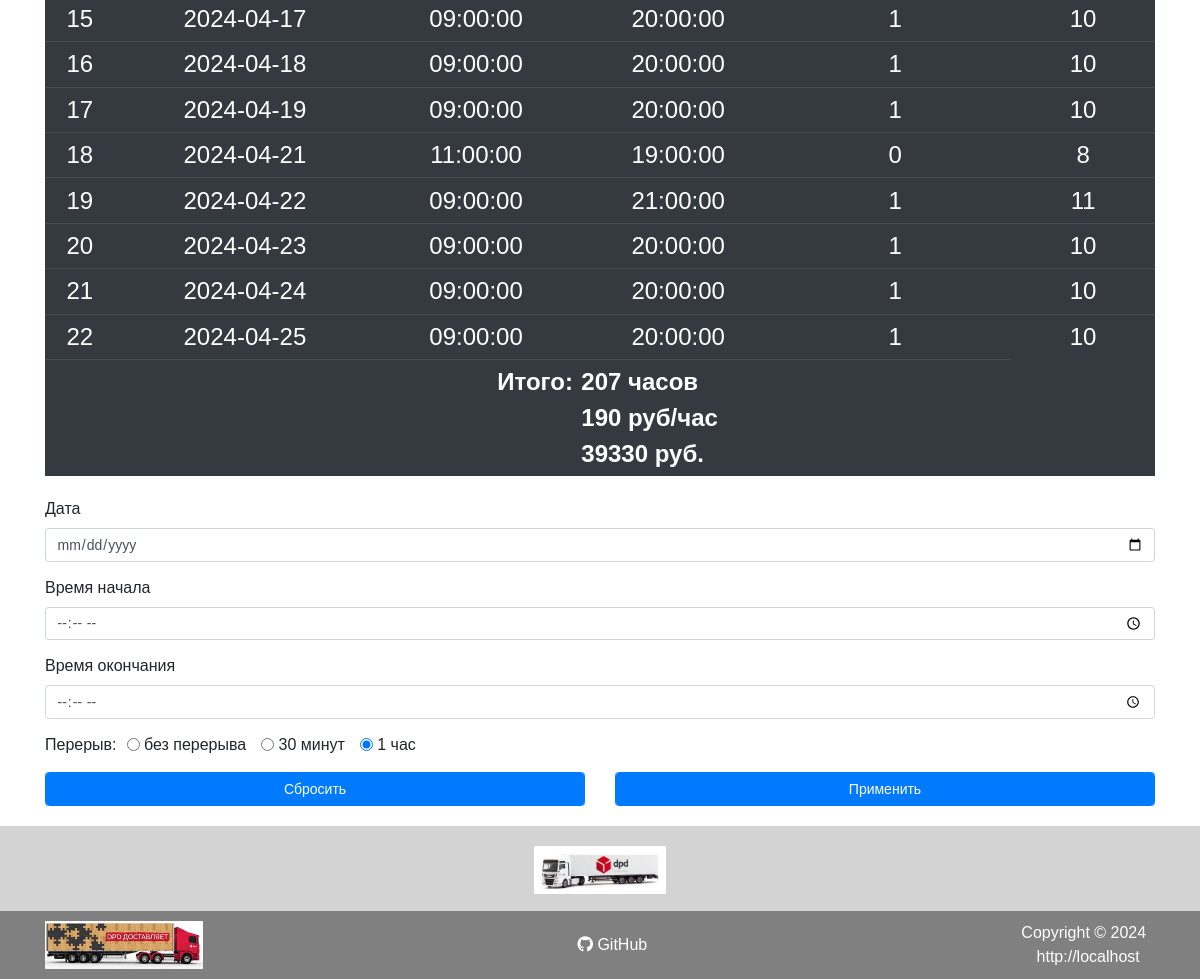
Before: / (lower part) with the older database file.
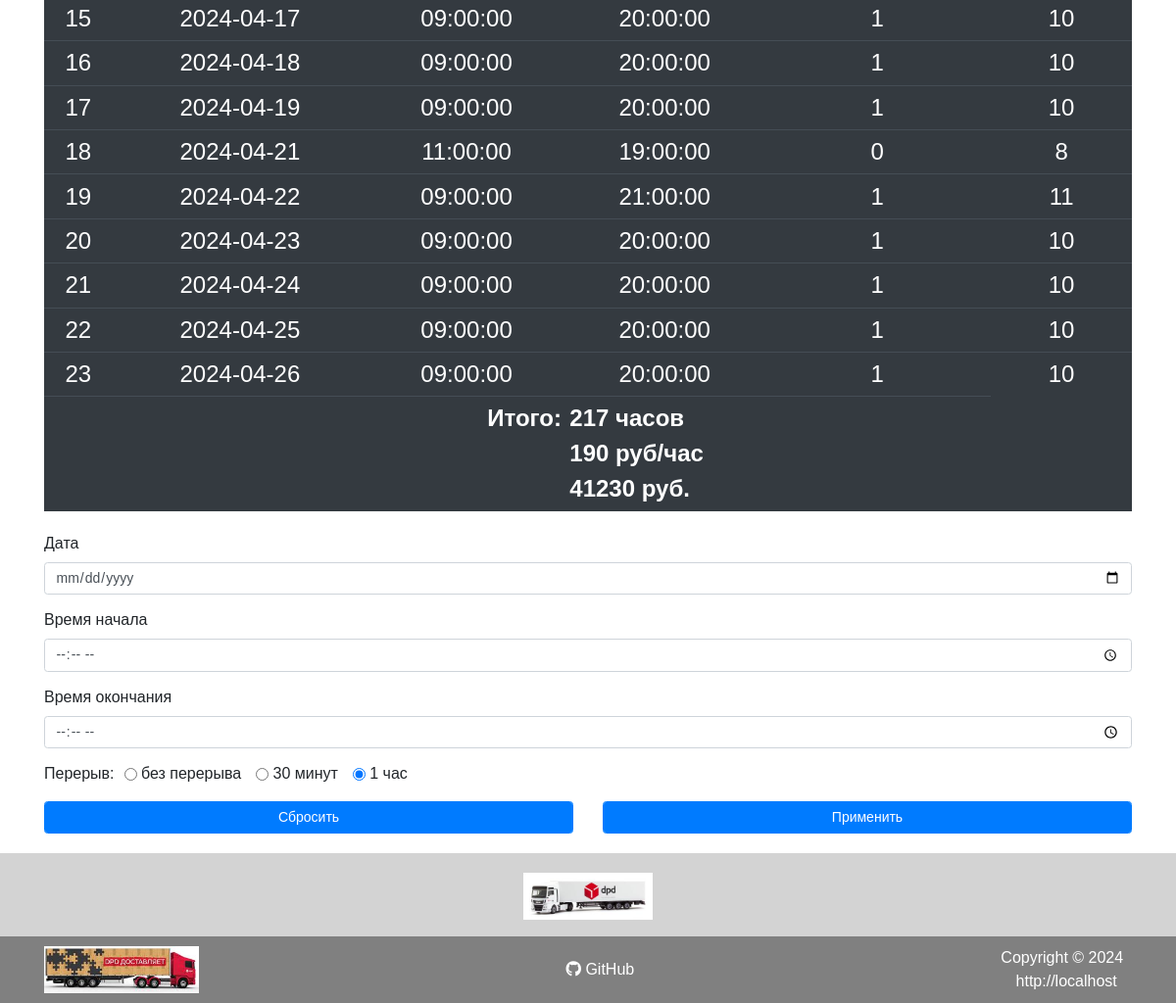
After: the same page with the newer database file.
### tables this page shows
CREATE TABLE `work_time` (
  `id` int(11) NOT NULL AUTO_INCREMENT,
  `date` date NOT NULL,
  `time_start` time NOT NULL,
  `time_end` time NOT NULL,
  `break_time` float NOT NULL DEFAULT 1,
  PRIMARY KEY (`id`),
  UNIQUE KEY `date` (`date`)
);

CREATE TABLE `work_price` (
  `id` int(11) NOT NULL AUTO_INCREMENT,
  `since_date` date NOT NULL,
  `price` int(11) NOT NULL,
  PRIMARY KEY (`id`)
);

### assets/php/functions.php (called while the page is built, shortened)
<?php
function get_price($obj, $date_start)
{
  $date_start = strtotime($date_start);
  foreach ($obj as $item) {
    if ($date_start >= strtotime($item['since_date'])) {
      return ($item['price']);
    }
  }
}
function get_sn()
{
  if (isset($_SERVER['HTTPS']) && $_SERVER['HTTPS'] == 'on')
    $protocol = 'https://';
  else
    $protocol = 'http://';
  return $protocol . $_SERVER['HTTP_HOST'];
}

### index.php (the view, shortened to what this page needs)
<?php
require_once $_SERVER['DOCUMENT_ROOT'] . "/assets/php/functions.php";
require_once $_SERVER['DOCUMENT_ROOT'] . "/assets/php/connect.php";
$current_month = date('Y-m');
?>
<!DOCTYPE html>
<html lang="ru">
<head>
	<?php require_once $_SERVER['DOCUMENT_ROOT'] . "/assets/php/head.php"; ?>
</head>
<body data-page="1">
	<div class="wrapper">
		<main class="content">
			<div class="container">
				<div class="row">
					<div class="col-12">
						<?php
						if (isset($_POST) && !empty($_POST) && (!$_POST['currentMonthCheck'])) {
							$date_start = $_POST['date_start'];
							$date_end = $_POST['date_end'];
							$works = $mysqli->query("SELECT * FROM work_time WHERE `date` BETWEEN '$date_start' AND '$date_end' ORDER BY `date` ASC");
							$h2 = "<span>" . $date_start ."</span>" . "<span class='span-separator'> - </span>" . "<span>" .$date_end . "</span>";
						} else {
							$works = $mysqli->query("SELECT * FROM work_time WHERE `date` LIKE '" . $current_month . "-%' ORDER BY `date` ASC");
							$date_start = $works->fetch_assoc()['date'];
						}
						$arr_price = $mysqli->query(" SELECT * FROM `work_price` ORDER BY `since_date` DESC");
						$price = get_price($arr_price, $date_start);
						?>
						<section class="section__table mb-4">
							<table class="table table-dark table-sm">
								<tbody>
									<?php
									$works_time = 0;
									$i = 1;
									foreach ($works as $work) {
										$work_time = ((strtotime($work['date'] . ' ' . $work['time_end']) - strtotime($work['date'] . ' ' . $work['time_start'])) / 3600) - $work['break_time'];
										echo "<tr>";
										echo "<td>";
										echo $i;
										echo "</td>";
										echo "<td>";
										echo $work['date'];
										echo "</td>";
										echo "<td>";
										echo $work['time_start'];
										echo "</td>";
										echo "<td>";
										echo $work['time_end'];
										echo "</td>";
										echo "<td>";
										echo $work['break_time'];
										echo "</td>";
										echo "<td>";
										echo $work_time;
										echo "</td>";
										echo "</tr>";
										$works_time += $work_time;
										$i++;
									}
									$cash = $works_time * $price;
									?>
									<tr>
										<td class="result_title" colspan="3">
											Итого:
										</td>
										<td class="result_value" colspan="2">
											<?= '<div>' . $works_time . ' часов</div>' ?>
											<?= '<div>' . $price . ' руб/час</div>' ?>
											<?= '<div>' . $cash . ' руб.</div>' ?>
										</td>
									</tr>
								</tbody>
							</table>
						</section>
						<section class="section__form_add">
							<form class="form-add" action="assets/php/add-date.php" method="POST">
								<div class="form-group">
									<label for="date">Дата</label>
									<input class="form-control" type="date" id="date" name="date" required>
								</div>
								<div class="form-group">
									<label for="time-start">Время начала</label>
									<input class="form-control" type="time" id="time-start" name="time-start" required>
								</div>
								<div class="form-group">
									<label for="time-end">Время окончания</label>
									<input class="form-control" type="time" id="time-end" name="time-end" required>
								</div>
								<div class="radio-wrap">
									<div class="radio-title">Перерыв:</div>
									<div class="radio-form">
										<div class="form-check form-check-inline">
											<input class="form-check-input" type="radio" name="break-time"
												id="break-time1" value="0">
											<label class="form-check-label" for="break-time1">
												без перерыва
											</label>
										</div>
										<div class="form-check form-check-inline">
											<input class="form-check-input" type="radio" name="break-time"
												id="break-time2" value="0.5">
											<label class="form-check-label" for="break-time2">
												30 минут
											</label>
										</div>
										<div class="form-check form-check-inline">
											<input class="form-check-input" type="radio" name="break-time"
												id="break-time3" value="1" checked>
											<label class="form-check-label" for="break-time3">
												1 час
											</label>
										</div>
									</div>
								</div>
								<div class="row mt-3">
									<div class="col-6">
										<button type="reset" class="form-control btn btn-primary">Сбросить</button>
									</div>
									<div class="col-6">
										<button type="submit" class="form-control btn btn-primary">Применить</button>
									</div>
								</div>
							</form>
						</section>
					</div>
				</div>
			</div>
		</main>
		<?php require_once $_SERVER['DOCUMENT_ROOT'] . "/assets/php/footer.php"; ?>
	</div>
</body>
</html>

### assets/php/head.php (shortened to what this page needs)
<link rel="stylesheet" href="assets/css/null.css" />
<link rel="stylesheet" href="assets/css/bootstrap.min.css" />
<link rel="stylesheet" href="assets/css/animate.css" />
<link rel="stylesheet" href="assets/css/style.css" />
<link rel="stylesheet" href="./assets/fontawesome/css/all.min.css">

### assets/php/footer.php
<footer>
	<div class="footer-top">
		<div class="container">
			<div class="row">
				<div class="col-12">
					<h2>
						<a href="https://dpd.ru" target="_blank" rel="noopener noreferrer">
							<img src="./assets/img/dpd2.jpg" alt="" class="footer-img">
						</a>
					</h2>
				</div>
			</div>
		</div>
	</div>
	<div class="footer-bottom">
		<div class="container">
			<div class="row">
				<div class="col-12">
					<div class="footer-bottom__wrapper">
						<div class="img-foooter_wrap">
							<a href="https://dpd.ru" target="_blank" rel="noopener noreferrer">
								<img src="./assets/img/dpd.jpg" alt="" class="footer-img">
							</a>
						</div>
						<div class="git-hub">
							<a href="https://github.com/sysoev84l/dpdpgk" target="_blank" rel="noopener noreferrer">
							<i class="fab fa-github"></i>
							GitHub
							</a>
						</div>
						<div class="copyright-txt">
							<div class="copyright-date">
								Copyright &copy;
								<?= date('Y') ?> &nbsp;
							</div>
							<div class="copyright-link">
								<a href='/'>
									<?= get_sn() ?>
								</a>
							</div>
						</div>
					</div>
				</div>
			</div>
		</div>
	</div>
</footer>

### assets/css/null.css (style rules this page uses)
* { padding: 0; margin: 0; border: 0; }
*,*:before,*:after { -moz-box-sizing: border-box; -webkit-box-sizing: border-box; box-sizing: border-box; }
nav,footer,header,aside { display: block; }
html,body { height: 100%; width: 100%; font-size: 100%; line-height: 1; font-size: 14px; -ms-text-size-adjust: 100%; -moz-text-size-adjust: 100%; -webkit-text-size-adjust: 100%; }
input,button,textarea { font-family:inherit; }
button { cursor: pointer; }
a, a:visited { text-decoration: none; }
img { vertical-align: top; }
h1,h2,h3,h4,h5,h6 { font-size:inherit;font-weight: 400; }

### assets/css/style.css (style rules this page uses)
body { margin:0;padding:0;font-family:sans-serif;line-height:1.5;font-size:14px }
table { margin:0 auto;text-align:center !important;font-size:24px }
.result_title,.result_value { font-weight:bold }
.result_title { text-align:right }
.result_value { text-align:left }
.wrapper { width:100%;margin:0 auto;display:-webkit-box;display:-ms-flexbox;display:-webkit-flex;display:-moz-box;display:flex;-webkit-box-orient:vertical;-webkit-box-direction:normal;-ms-flex-direction:column;-webkit-flex-direction:column;-moz-box-orient:vertical;-moz-box-direction:normal;flex-direction:column;min-height:100% }
.content { background-color:#fff;padding:20px 0;margin:0;-webkit-box-flex:1;-ms-flex:1 1 auto;-webkit-flex:1 1 auto;-moz-box-flex:1;flex:1 1 auto }
h2,h2 { letter-spacing:3px;text-align:center;text-transform:uppercase;font-weight:900 }
.form-add,.form-range { font-size:16px }
.radio-wrap { display:-webkit-box;display:-ms-flexbox;display:-webkit-flex;display:-moz-box;display:flex }
.radio-title { margin:0 10px 0 0 }
footer { padding:0;margin:0;font-size:16px }
footer a { color:#fff;font-size:16px }
footer h2 { font-size:18px }
.footer-top { padding:20px 0 10px 0;background-color:#d3d3d3 }
.footer-bottom { color:#fff;padding:10px;background-color:gray }
.footer-bottom__wrapper { display:-webkit-box;display:-ms-flexbox;display:-webkit-flex;display:-moz-box;display:flex;-webkit-box-pack:justify;-webkit-justify-content:space-between;-moz-box-pack:justify;-ms-flex-pack:justify;justify-content:space-between }
.footer-img { height:48px }
.git-hub { display:-webkit-box;display:-webkit-flex;display:-moz-box;display:-ms-flexbox;display:flex;-webkit-align-self:center;-ms-flex-item-align:center;align-self:center }
.copyright-txt { display:-webkit-box;display:-webkit-flex;display:-moz-box;display:-ms-flexbox;display:flex;-webkit-align-self:center;-ms-flex-item-align:center;align-self:center;-webkit-box-align:center;-webkit-align-items:center;-moz-box-align:center;-ms-flex-align:center;align-items:center;-webkit-box-pack:center;-webkit-justify-content:center;-moz-box-pack:center;-ms-flex-pack:center;justify-content:center }
@media screen and (max-width: 1200px) { .copyright-txt { -webkit-box-orient:vertical;-webkit-box-direction:normal;-webkit-flex-direction:column;-moz-box-orient:vertical;-moz-box-direction:normal;-ms-flex-direction:column;flex-direction:column } }

Changed rows visible on the page:
added work_time: date "2024-04-26", time_start "09:00:00", time_end "20:00:00", break_time "1", work_time "10"
computed for work_time (number 10 of 10 on the later page): date.price "39330" → "41230"
Other visible differences:
$works_time: "207" → "217"
